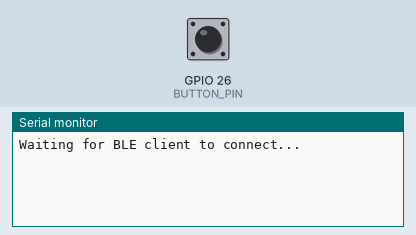
A sketch run on a simulated ESP32. On the bench: the last lines printed to the serial monitor. The test bench sets the inputs (shaded band); at power-on: GPIO 26 (BUTTON_PIN) HIGH. Nothing arrives over Bluetooth unless stated; a phone connects over Bluetooth LE 3 s after start.

Above: at 1.2 s.
1.3 s: GPIO 26 (BUTTON_PIN) pulled LOW for 3.2 s
At 5.2 s:
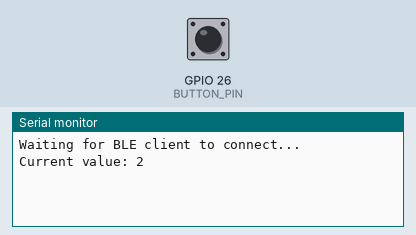
6.0 s: GPIO 26 (BUTTON_PIN) pulled LOW for 0.15 s
At 7.1 s:
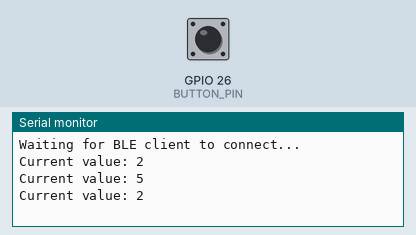

The sketch:

ALERT._28.ino
```cpp
#include <BLEDevice.h>
#include <BLEServer.h>
#include <BLEUtils.h>
#include <BLE2902.h>

BLEServer* pServer = NULL;
BLECharacteristic* pCharacteristic = NULL;
bool deviceConnected = false;
uint8_t value = 0; // 0 for LOW, 1 for HIGH
bool oldState = LOW; // Keep track of the previous state

const int BUTTON_PIN = 26; // Button pin


#define SERVICE_UUID         "295949c7-e88e-4a9b-8002-0ad3856ed627"
#define CHARACTERISTIC_UUID "861df530-5370-4847-aea7-0937abd4c788"

class MyServerCallbacks: public BLEServerCallbacks {
    void onConnect(BLEServer* pServer) {
        deviceConnected = true;
    }

    void onDisconnect(BLEServer* pServer) {
        deviceConnected = false;
    }
};

void setup() {
    Serial.begin(115200);

    // Create the BLE Device
    BLEDevice::init("Alert");

    // Create the BLE Server
    pServer = BLEDevice::createServer();
    pServer->setCallbacks(new MyServerCallbacks());

    // Create the BLE Service
    BLEService *pService = pServer->createService(SERVICE_UUID);

    // Create a BLE Characteristic
    pCharacteristic = pService->createCharacteristic(
                        CHARACTERISTIC_UUID,
                        BLECharacteristic::PROPERTY_READ   |
                        BLECharacteristic::PROPERTY_NOTIFY |
                        BLECharacteristic::PROPERTY_INDICATE
                      );

    // This Creates a BLE Descriptor
    pCharacteristic->addDescriptor(new BLE2902());

    // This starts the service
    pService->start();

    // Start advertising
    BLEAdvertising *pAdvertising = BLEDevice::getAdvertising();
    pAdvertising->addServiceUUID(SERVICE_UUID);
    pAdvertising->setScanResponse(false);
    pAdvertising->setMinPreferred(0x0); // set value to 0x00 to not advertise this parameter
    BLEDevice::startAdvertising();
    Serial.println("Waiting for BLE client to connect...");

    pinMode(BUTTON_PIN, INPUT_PULLUP); //
}

void loop() {
    bool currentState = digitalRead(BUTTON_PIN) == LOW; // Button pressed when LOW

    // If the button state has changed
    if (currentState != oldState) {
        value = currentState ? 5 : 2; // value based on button state when pressed is 5 / when not pressed is 2

        // Notify only if there is a connected client
        if (deviceConnected) {
            pCharacteristic->setValue(&value, sizeof(value)); // Set the value to notify
            pCharacteristic->notify(); // Send notification to the Android app
            Serial.print("Current value: ");
            Serial.println(value);
        }

        oldState = currentState; // This Update the old state to current state

        delay(50); // Simple debounce delay
    }
}
```

Measured:
- after the input at 1.3 s, the serial monitor: prints a new line after 3.2 s (image 1)
- after the input at 6.0 s, the serial monitor: prints a new line at once (image 2)
